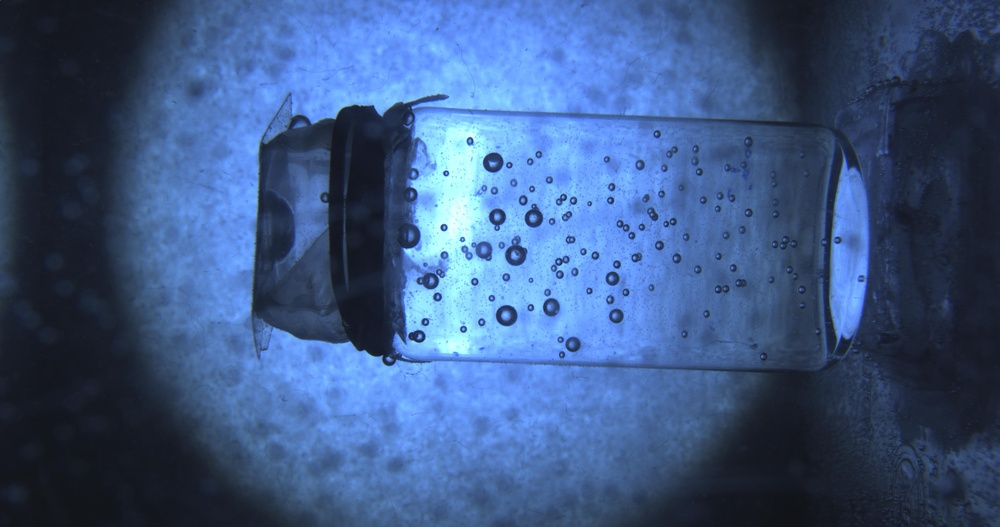
#> input picture images/detector_5_no_5_angle_2.jpg, 1000 x 527 px, shrunk from 4096 x 2160 before the run, found by its file name
$ python -i curvature.py   (imports and definitions only)   (Python 2 division)   (older library calls are emulated)
#> lines starting #> are read from the running program, lines starting #| are printed output that depends on the picture; after the words box and inside, x2 and y2 are one past the last pixel; in counts of white or black regions, pixels touching at a corner belong together
#> in count_bubble, image is the input picture: shape (527, 1000, 3); mean R, G, B 61.9, 88.8, 132.9
# Note: Combination of connection points which are too close
# Note: Ellipse Parameter Recognition
# Note: Eliminate Noninterested Part

import sys, traceback, time
import numpy as np
from ..PreProcess import preprocessing as pre
from .. import GlobalVariables as gv
from scipy import ndimage as ndi
from scipy import signal, interpolate
from scipy.fftpack import rfft, irfft, fftfreq
from matplotlib import pyplot as plt
from math import sqrt, sin, exp, atan, atan2

from skimage import io, filters, measure
from skimage.color import rgb2gray
from skimage.feature import canny, peak_local_max, match_template
from skimage.transform import hough_ellipse, hough_circle, rotate
from skimage.draw import ellipse_perimeter, circle_perimeter
from skimage.util import img_as_ubyte, img_as_float
from skimage.morphology import watershed, disk ,remove_small_objects
from skimage.segmentation import random_walker

# [19 lines left out: function parameter_estimation, not called in this run]


def iff_filter(sig, scale, plot_show = 0):

    order = max(sig.size*scale,90)
    #order = 80
    # Extend signal on both sides for removing boundary effect in convolution
    sig_extend = np.ones(sig.size+int(order/2)*2)
    sig_extend[int(order/2):(sig.size+int(order/2))] = sig
    sig_extend[0:int(order/2)] = sig[(sig.size-int(order/2)):sig.size]
    sig_extend[(sig.size+int(order/2)):sig_extend.size] = sig[0:int(order/2)]

    # convolve with hamming window and normalize
    smooth_sig = np.convolve(sig_extend,np.hamming(order),'same')
    smooth_sig = smooth_sig[int(order/2):(sig.size+int(order/2))]
    smooth_sig = np.amax(sig)/np.amax(smooth_sig)*smooth_sig

    # Plot signal for debug
    if(plot_show == 1):
        fig, ax = plt.subplots(ncols=2)
        ax[0].plot(sig)
        ax[0].plot(smooth_sig,'-r')
        ax[0].plot(med_sig,'black')
        ax[1].loglog(rfft(sig))
        ax[1].loglog(rfft(smooth_sig),'-r')
        ax[1].loglog(rfft(med_sig),'black')
        plt.show()

    return smooth_sig


def resampling(x,y,scale):
    l = x.shape
    u = np.arange(0, l[0])

    unew = np.arange(0, l[0]-1+scale, scale)

    tckx = interpolate.splrep(u, x, s=0)
    tcky = interpolate.splrep(u, y, s=0)

    xnew = interpolate.splev(unew, tckx, der=0)
    xder = interpolate.splev(unew, tckx, der=1)

    ynew = interpolate.splev(unew, tcky, der=0)
    yder = interpolate.splev(unew, tcky, der=1)

    return [xnew, ynew, xder, yder]

def richar_diff(data, mode='wrap'):
    length = data.shape
    length = length[0]
    A = np.concatenate((data[2:length], data[0:2]))
    B = np.concatenate((data[1:length], [data[0]]))
    C = np.concatenate((data[(length-2):length], data[0:length-2]))
    D = np.concatenate(([data[(length-1)]], data[0:length-1]))
    der = ((C - A) + 8 * (B - D))/12
    if(mode == 'clip'):
        der[length-1] = (-data[length-1]+4*data[length-2]-3*data[length-3])/2
        der[length-2] = (-data[length-2]+4*data[length-3]-3*data[length-4])/2
        der[0] = -(-data[0]+4*data[1]-3*data[2])/2
        der[1] = -(-data[1]+4*data[2]-3*data[3])/2
    return der

def angle_norm(o_data, plot_show = 0):
    data = o_data.copy()
    length = data.shape
    length = length[0]
    det_thre = 0.3
    index_decrease = []
    index_increase = []

    for i in range(0,length-1):
        if(data[i]-data[i+1]>np.pi/2):
            index_increase = np.append(index_increase,i+1)
        if(data[i]-data[i+1]<-np.pi/2):
            index_decrease = np.append(index_decrease,i+1)

    for i in index_decrease:
        data[i:length] = data[i:length]-np.pi
    for i in index_increase:
        data[i:length] = data[i:length]+np.pi

    data = data/(max(data)-min(data))*2*np.pi
    data = data-min(data)-np.pi
    if(data[length-1] < data[0]):
        data = -data

    if(plot_show == 1):
        fig, ax = plt.subplots(ncols = 1)
        ax.plot(o_data)
        ax.plot(data,'-r')
        plt.show()

    return data

# [86 lines left out: functions clustering, arc_distance, find_circles, combine_circle, not called in this run]

def perimeter_exaction(image, original_image, image_filename = 'test.jpg', \
                       plot_show = 0 ):
    MIN_PER_LENGTH = 35
    MAX_PER_LENGTH = 1E4

    contours = measure.find_contours(image, 0)
    perimeter = np.array([])

    thre_local_min = -0.06
    thre_local_max = 0.4
    freq_thre = 0.002 # hamming window width
    # mutiple curve with same circle situation

    result_show_image = original_image
    for n, contour in enumerate(contours):
        [c_length,c_width] = contour.shape
        seg = []
        seg_der = []
        if(c_length >= MIN_PER_LENGTH and c_length <= MAX_PER_LENGTH):
            scale = 0.1
            [x, y, xder, yder] = resampling(contour[:,1], contour[:,0], scale)

            x=iff_filter(x, freq_thre)
            y=iff_filter(y, freq_thre)
            data = np.concatenate((x,y),0)
            length = data.shape
            data = data.reshape(2,length[0]/2)
            data = data.T

            der = richar_diff(data,'wrap');

            fai = np.arctan(der[:,1]/(der[:,0]+np.spacing(1)))
            fai = angle_norm(fai)

            dfai = richar_diff(fai.T,'clip')

            dfs = np.true_divide(dfai,np.sqrt(der[:,1]*der[:,1] + \
                                 der[:,0]*der[:,0]) + np.spacing(1))

            p = np.arange(0, c_length-1+scale, scale)

            # index_local_max = signal.argrelmax(dfs)
            index_local_min = signal.argrelmin(dfs)
            # index_local_max = index_local_max[0]
            index_local_min = index_local_min[0]

            min_index = index_local_min[dfs[index_local_min] < thre_local_min]
            # max_index = index_local_max[dfs[index_local_max] > thre_local_max]

            c_index = min_index
            # c_index = np.append(min_index, max_index)

            if(c_index.size > 1):
                tmpx = x[np.append(np.arange(c_index[c_index.size-1],x.size), \
                               np.arange(0,c_index[0]))]
                tmpy = y[np.append(np.arange(c_index[c_index.size-1],x.size), \
                               np.arange(0,c_index[0]))]
                tmp_der = der[np.append(np.arange(c_index[c_index.size-1], \
                               x.size), np.arange(0,c_index[0])),:]
                tmp = np.array([tmpx,tmpy])
                seg.append(tmp.T)
                seg_der.append(tmp_der)
                for i in range(0,c_index.size-1):
                    tmpx = x[np.arange(c_index[i],c_index[i+1])]
                    tmpy = y[np.arange(c_index[i],c_index[i+1])]
                    tmp_der = der[np.arange(c_index[i],c_index[i+1]),:]
                    tmp = np.array([tmpx,tmpy])
                    seg.append(tmp.T)
                    seg_der.append(tmp_der)
            else:
                tmp = np.array([x,y])
                seg.append(tmp.T)
                seg_der.append(der)

            [seg, seg_der] = clustering(seg,seg_der,x,y)
            circle_parameters = find_circles(seg, seg_der)

            if(len(perimeter) == 0):
                perimeter = circle_parameters
            elif (len(circle_parameters)>0):
                perimeter = np.vstack((perimeter, circle_parameters))

            if (plot_show == 1):
                x_max = max(contour[:,1])
                x_min = min(contour[:,1])
                y_max = max(contour[:,0])
                y_min = min(contour[:,0])
                y_limit = original_image.shape[0]
                x_limit = original_image.shape[1]
                if(x_min-10 >= 0):
                    x_min = x_min-10
                if(x_max+10 <= x_limit):
                    x_max = x_max+10
                if(y_min-10 >= 0):
                    y_min = y_min-10
                if(y_max+10 <= y_limit):
                    y_max = y_max+10

                image_part = original_image[y_min:y_max, x_min:x_max]
                fig, [[ax, bx], [cx, dx]] = plt.subplots(2,2)
                ax.imshow(image_part, cmap=plt.cm.gray)
                ax.plot(contour[:, 1]-x_min+1, contour[:, 0]-y_min+1, \
                        linewidth=2,color='red')
                ax.set_title('Original Image Edge')
                bx.plot(x[0], y[0], 'x', x[5], y[5], 'o', x, y, \
                        linewidth=2, color='black')
                bx.plot(x[c_index],y[c_index],'*', linewidth=3,color='red')
                bx.axis('equal')
                bx.set_title('Low Frequency Pass FIlter')
                bx.invert_yaxis()
                cx.plot(fai,linewidth=2, color='blue')
                cx.plot(c_index,fai[c_index],'*')
                cx.set_title('Angle Between Tangent and Axis')
                dx.plot(dfs)
                dx.plot(c_index,dfs[c_index],'*')
                dx.set_title('Derivative of Curvature')
                plt.show()

    result_show_image[image > 0] = (20, 220, 20)
    for xyr in perimeter:
        cx, cy = circle_perimeter(int(xyr[1]), int(xyr[0]), int(xyr[2]))
        [ylimit, xlimit, climit] = result_show_image.shape
        ind = np.all([np.all([cy < ylimit, cy >= 0], axis = 0), \
                        np.all([cx < xlimit, cx >= 0], axis = 0)],\
                        axis = 0)
        result_show_image[cy[ind], cx[ind]] = (220, 20, 20)

    result_filename = gv.__DIR__ + gv.cu__image_dir + image_filename
    io.imsave(result_filename, result_show_image)
    return perimeter

def segmentation(image, method='otsu'):

#> called with method = 'self_design'
    if (method == 'region'):
        sobel_image = filters.sobel(image)

        makers = sobel_image < sobel_image.max()*0.1
        makers = ndi.label(makers)[0]

        labels = watershed(sobel_image,makers)

    elif (method == 'edge'):
        edges = canny(image,3)
        fill = ndi.binary_fill_holes(edges)
        labels = remove_small_objects(fill,10)

    elif (method == 'self_design'):
        width = 100;
        scale = 0.72;
        [m, n] = image.shape
#> m = 527; n = 1000
        thre = np.zeros((m,n))

        for i in range(0,n):
            ind_s = max(0,int(np.ceil(i-width/2)))
            ind_e = min(n-1,ind_s+width)
            current_image  = image[0:m-1, ind_s:ind_e]
            thre[0:m-1, i] = filters.threshold_otsu(current_image)*0.8
#> this loop made 1000 passes
#> pass 1, in segmentation, `current_image  = image[0:m-1, ind_s:ind_e]`:
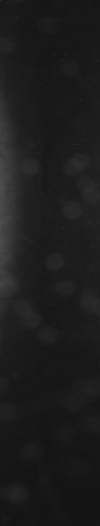
#> current_image: shape (526, 100) float64; min 0.0773, max 0.314, mean 0.115
#> after the loop:
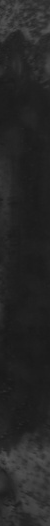
#> current_image: shape (526, 50) float64; min 0.0976, max 0.337, mean 0.152
#> after the loop:
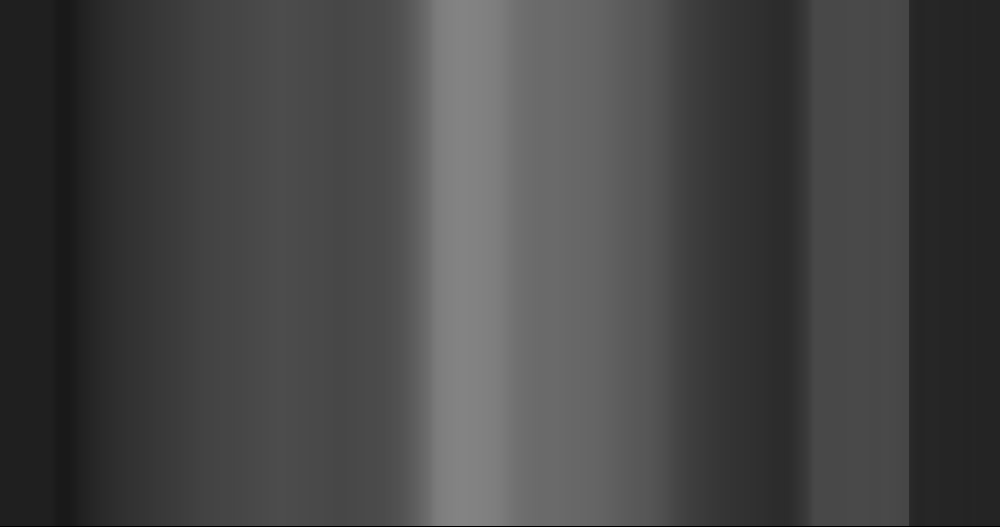
#> thre: shape (527, 1000) float64; min 0, max 0.516, mean 0.274


        labels = (image - thre) >=0
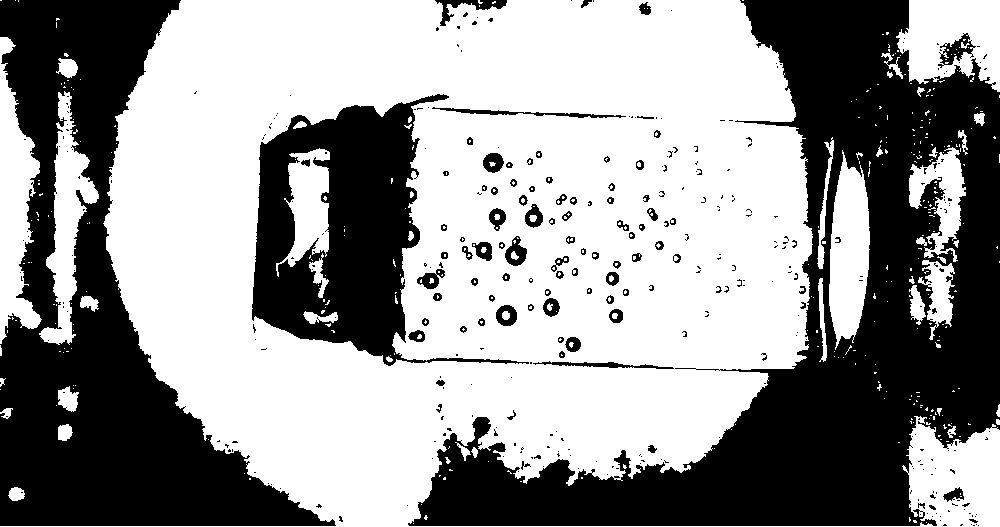
#> labels: shape (527, 1000) bool; 58.9% white; 360 black regions (267 under 20 px), largest, box (x1, y1, x2, y2) and area: (408, 0, 1000, 526) 108233, (0, 0, 336, 526) 69465, (252, 94, 529, 366) 30102

    elif (method == 'thre_cons'):
        global_thre = image.max() * 0.3
        labels = image > global_thre

    elif (method == 'global_otsu'):
        global_thre = filters.threshold_otsu(image)
        labels = image > global_thre

    elif (method == 'local_otsu'):
        selem=disk(80)
        local_otsu = filters.rank.otsu(image, selem)
        labels = image > (np.true_divide(local_otsu,255))

    elif (method == 'yen'):
        global_thre = filters.threshold_yen(image)
        labels = image > (global_thre*2.5)

    elif (method == 'li'):
        global_thre = filters.threshold_li(image)
        labels = image > global_thre

    elif (method == 'isodata'):
        global_thre = filters.threshold_isodata(image)
        labels = image > global_thre

    elif (method == 'adaptive'):
        block_size = 100
        image = np.true_divide(image,image.max()+np.spacing(1)) * 255
        labels = filters.threshold_adaptive(image, block_size, offset=10)

    elif (method == 'R_Walker'):
        data = image + 0.35 * np.random.randn(*image.shape)
        markers = np.zeros(data.shape, dtype=np.uint)
        markers[data < -0.3] = 1
        markers[data > 1.3] = 2
        labels = random_walker(data, markers, beta=10, mode='cg_mg')

    return labels

def count_bubble(image_filename, plot_show = 0):

    image = io.imread(gv.__DIR__ + gv.__TrainImageDir__ + \
                               image_filename)

    # Constants
    Radius_Template        = 25
    Sigma_Gaussian_Filter  = 2
    Sigma_Canny_Filter     = 5
    Window_Size            = 5

    # [4 lines of commented-out code are left out]

    seg_image = segmentation(rgb2gray(image),'self_design')
    perimeters = perimeter_exaction(seg_image, image, image_filename)
#> in perimeter_exaction, `contours = measure.find_contours(image, 0)`: contours = 913 items
#> the loop in perimeter_exaction, `for n, contour in enumerate(contours):` made 4 passes
#> (c_length, scale, l in resampling, det_thre in angle_norm) on pass 4: (1109, 0.1, (1109,), 0.3)
#> (contour, c_length) on passes 1 to 2: ([[0, 2], [1, 1], [1, 0]], 3), ([[0, 16], [1, 15], [0, 14]], 3)
#> after the loop in perimeter_exaction, `for n, contour in enumerate(contours):`: perimeter = empty array

    if(plot_show == 1):
        fig, ax = plt.subplots(1,3)
        ax[0].imshow(image)
        ax[0].set_title('Original')
        ax[1].imshow(seg_image)
        ax[1].set_title('Segmentation')
        result = io.imread(gv.__DIR__ + gv.cu__image_dir + image_filename)
        ax[2].imshow(result)
        ax[2].set_title('Result')
        plt.show()

    return len(perimeters)

# [75 lines left out: function main, not called in this run]

# [2 lines not run here, left out]

#> (the run stopped early here; a loop or call above may not have finished)

$ run again, on images/detector_1_no_0_angle_1.jpg
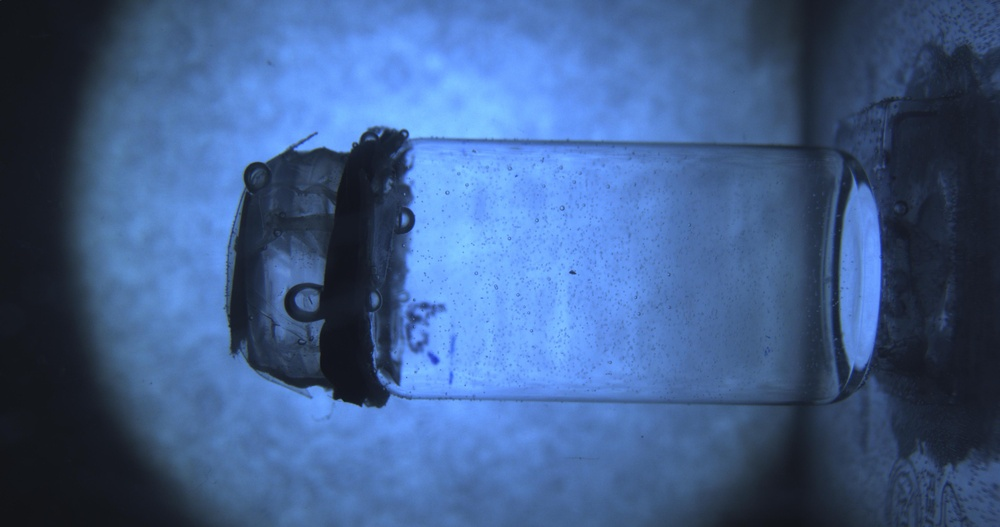
#> input picture images/detector_1_no_0_angle_1.jpg, 1000 x 527 px, shrunk from 4096 x 2160 before the run, found by its file name
#> in count_bubble, image is the input picture: shape (527, 1000, 3); mean R, G, B 64.8, 94, 140.7
#> after the loop in segmentation, `for i in range(0,n):`:
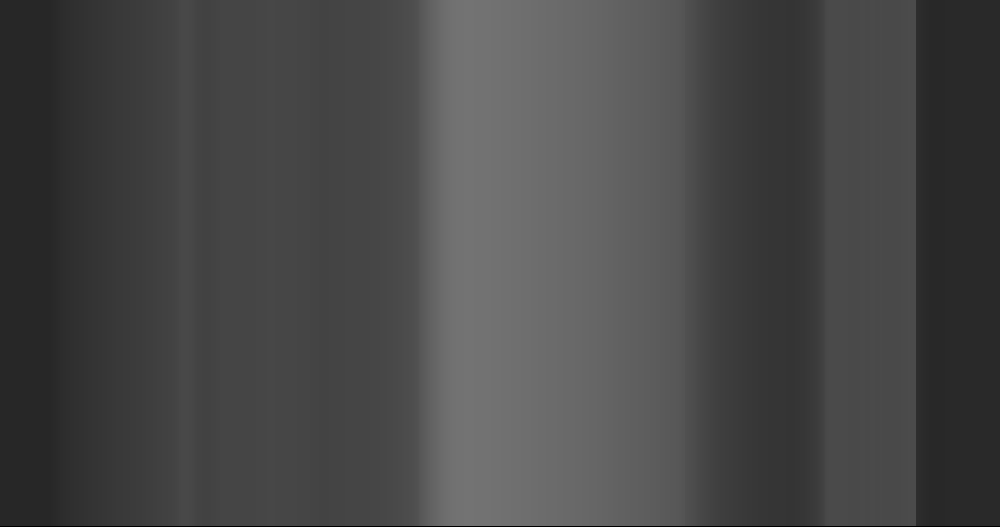
#> thre: shape (527, 1000) float64; min 0, max 0.452, mean 0.283
#> in segmentation, `labels = (image - thre) >=0`:
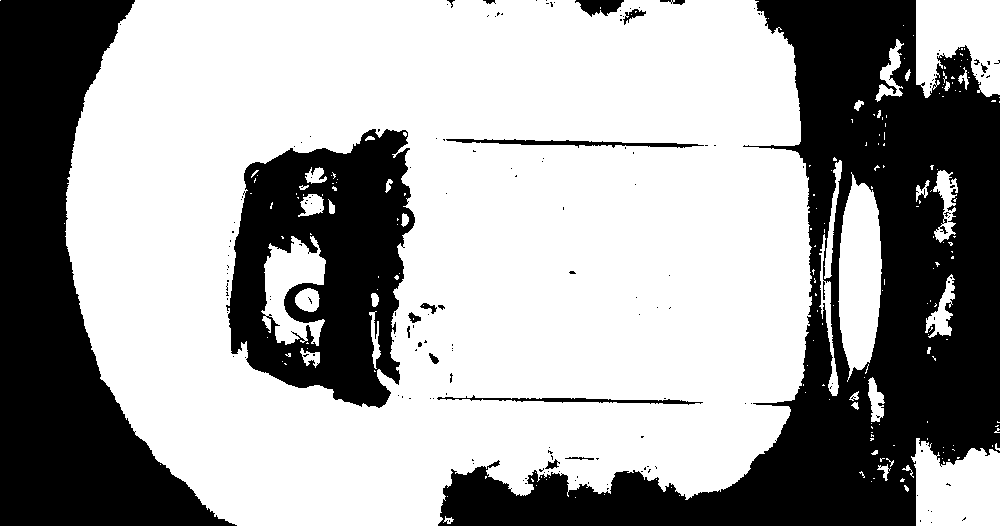
#> labels: shape (527, 1000) bool; 63.8% white; 169 black regions (151 under 20 px), largest, box (x1, y1, x2, y2) and area: (438, 0, 1000, 526) 98683, (0, 0, 237, 526) 55467, (226, 129, 415, 408) 33066
#> contours = 486 items
#> the loop in perimeter_exaction, `for n, contour in enumerate(contours):` made 2 passes
#> (c_length, c_width, scale, l in resampling, det_thre in angle_norm) on pass 2: (846, 2, 0.1, (846,), 0.3)
#> after the loop in perimeter_exaction, `for n, contour in enumerate(contours):`: perimeter = empty array
